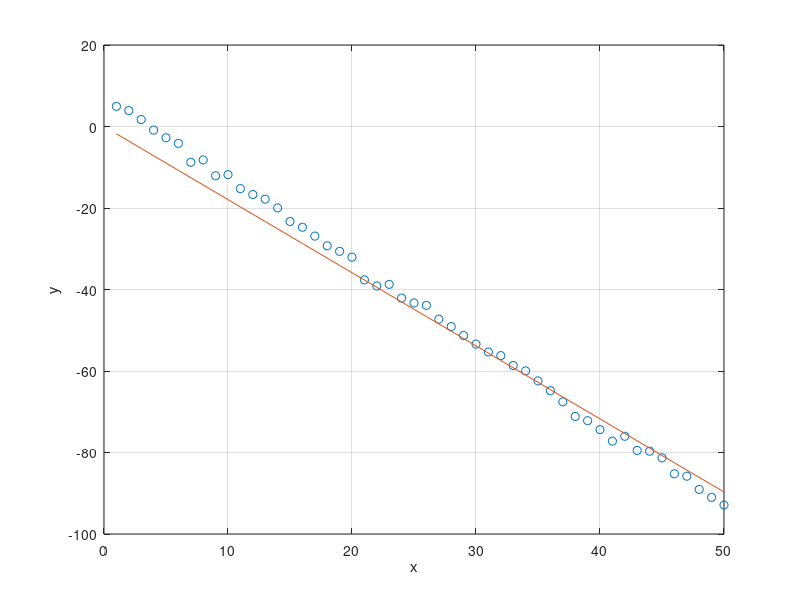
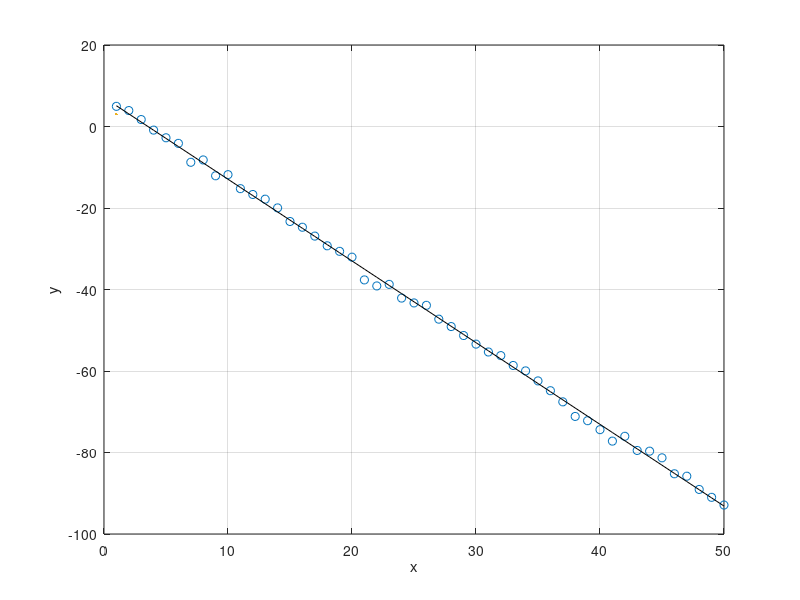

MATLAB code to generate these figures, in order:
clear all
close all
clc
% variables 
num_elements=50;
a=-2;
b=5;
c=7;
x=1:1:num_elements;
y=a*x+randn(1,num_elements);
y=y+c;

Y=y';
X=x';

X=[ones(size(X)) X];

% simple linear regression
B1=y/x;
ye1=B1*x;

figure(1)  % simple linear regression

plot(x, y, 'o');grid on;hold on;
plot(x, ye1);
xlabel('x');
ylabel('y');

% simple linear regression
B2 = X\Y;
ye2=X*B2;

figure(2)  % simple linear regression

plot(x, y, 'o', LineWidth=3);grid on;hold on;
plot(x, ye2, 'k', LineWidth=3);
xlabel('x');
ylabel('y');
